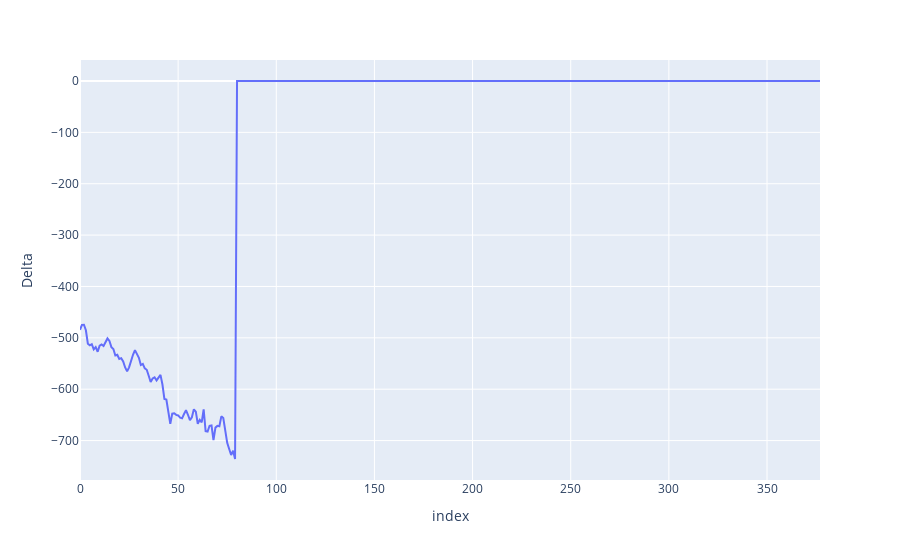

Notebook code cell kept with this figure:
### Markdown cell above
### Delta

### Code cell
px.line(greeks_df, y="Delta")

### Figure 1 — Plotly figure (JSON) as saved in the notebook; plotly's stock layout.template omitted (floating-point values rounded to 4 significant figures; data arrays with more than 128 entries replaced by an {"elided": "..."} marker saying what was removed)
{"data": [{"hovertemplate": "index=%{x}<br>Delta=%{y}<extra></extra>", "legendgroup": "", "line": {"color": "#636efa", "dash": "solid"}, "marker": {"symbol": "circle"}, "mode": "lines", "name": "", "orientation": "v", "showlegend": false, "type": "scatter", "x": {"elided": "378 int values"}, "xaxis": "x", "y": {"elided": "378 float values"}, "yaxis": "y"}], "layout": {"legend": {"tracegroupgap": 0}, "margin": {"t": 60}, "xaxis": {"anchor": "y", "domain": [0, 1], "title": {"text": "index"}}, "yaxis": {"anchor": "x", "domain": [0, 1], "title": {"text": "Delta"}}}}
